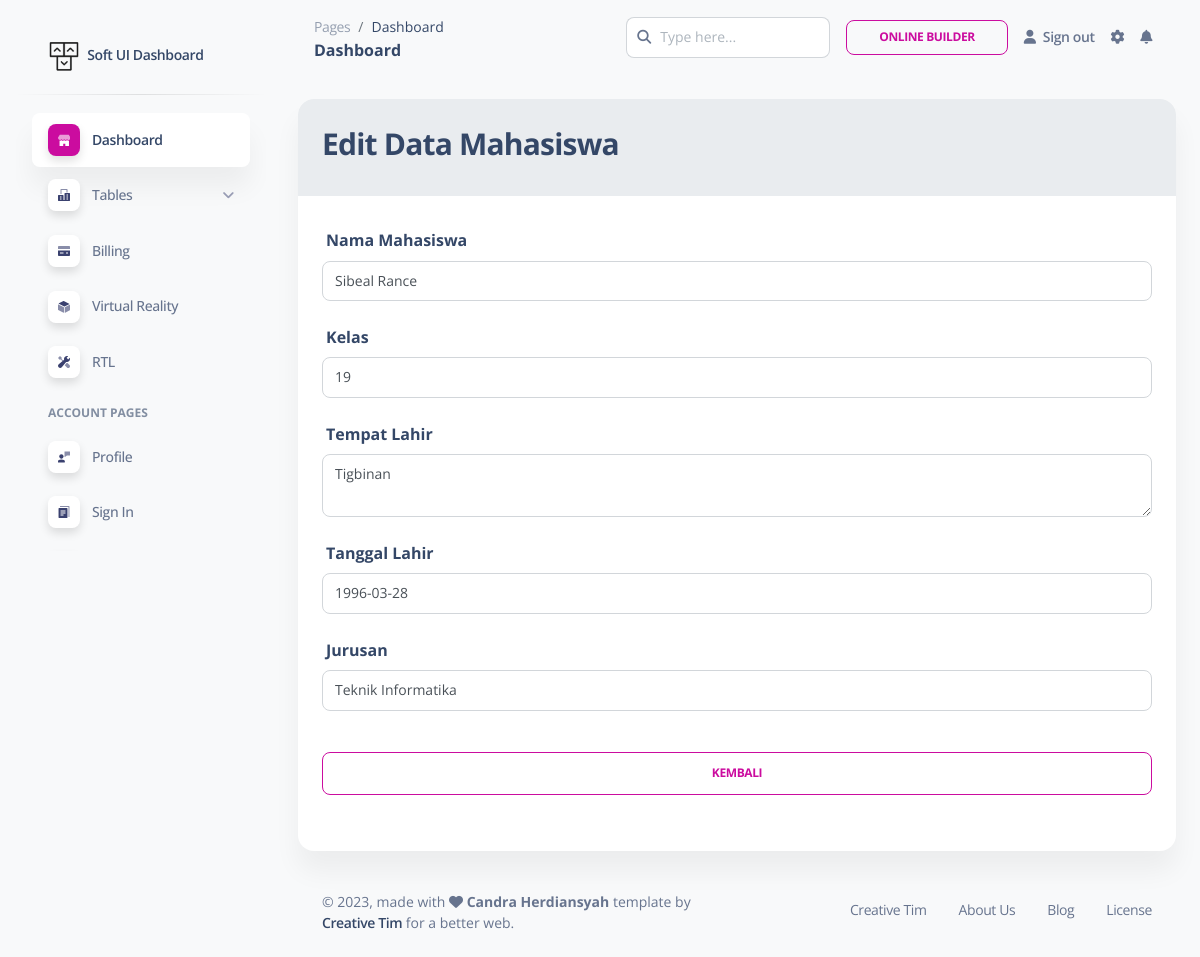
Page /dashboard/mahasiswa/show.php?kd_mahasiswa=1 (signed in) on the committed database.
### tables this page shows
CREATE TABLE `tb_mahasiswa` (
  `kd_mahasiswa` int(11) NOT NULL,
  `nama_mahasiswa` varchar(255) NOT NULL,
  `kelas` varchar(255) NOT NULL,
  `tempat_lahir` varchar(255) NOT NULL,
  `tanggal_lahir` date NOT NULL,
  `jurusan` varchar(255) NOT NULL
);

### library/Mahasiswa.php (called while the page is built, shortened)
<?php
class Mahasiswa extends Connection
{
    private $conn;
    public function __construct($db)
    {
        $this->conn = $db;
    }
    public function show($kd_mahasiswa)
    {
        $query = $this->conn->prepare("SELECT * FROM tb_mahasiswa where kd_mahasiswa=?");
        $query->bindParam(1, $kd_mahasiswa);
        $query->execute();
        return $query->fetch();
    }
}

### dashboard/mahasiswa/show.php (the view, shortened to what this page needs)
<?php
if (!isset($_SESSION['user_id'])) {
    echo "<script type='text/javascript'>
        alert('Maaf anda harus login terlebih dahulu!');
            window.location = '/login.php'
        </script>";
} else {
    $db = new Connection();
    $conn = $db->connect();
    $mhs = new Mahasiswa($conn);
    if (isset($_GET['kd_mahasiswa'])) {
        $kd_mahasiswa = $_GET['kd_mahasiswa'];
        $data_mahasiswa = $mhs->show($kd_mahasiswa);
    }
    ?>
<!DOCTYPE html>
<html lang="en">
<?php include "../../layouts/dashboard/head.php";?>
<body class="g-sidenav-show  bg-gray-100">
    <?php include "../../layouts/dashboard/sidebar.php";?>
    <main class="main-content position-relative max-height-vh-100 h-100 border-radius-lg ">
        <?php include "../../layouts/dashboard/nav.php";?>
        <div class="container-fluid py-4">
            <div class="row">
                <div class="col-12">
                    <div class="card mb-4">
                        <div class="card-header bg-light">
                            <h3>Edit Data Mahasiswa</h3>
                        </div>
                        <div class="card-body">
                            <form method="post" action="">
                                <div class="form-group">
                                    <label for="nama_mahasiswa" class="col-form-label">Nama Mahasiswa</label>
                                    <div class="col-sm-12">
                                        <input type="text" name="nama_mahasiswa" class="form-control"
                                            id="nama_mahasiswa" value="<?php echo $data_mahasiswa['nama_mahasiswa']; ?>"
                                            readonly>
                                    </div>
                                </div>
                                <div class="form-group">
                                    <label for="kelas" class="col-form-label">Kelas</label>
                                    <div class="col-sm-12">
                                        <input type="text" name="kelas" class="form-control"
                                            value="<?php echo $data_mahasiswa['kelas']; ?>" id="kelas" readonly>
                                    </div>
                                </div>
                                <div class="form-group">
                                    <label for="tempat_lahir" class="col-form-label">Tempat Lahir</label>
                                    <div class="col-sm-12">
                                        <textarea class="form-control" name="tempat_lahir" id="tempat_lahir"
                                            readonly><?php echo $data_mahasiswa['tempat_lahir']; ?></textarea>
                                    </div>
                                </div>
                                <div class="form-group">
                                    <label for="tempat_lahir" class="col-form-label">Tanggal Lahir</label>
                                    <div class="col-sm-12">
                                        <input type="text" class="form-control" name="tanggal_lahir" id="tanggal_lahir"
                                            value="<?php echo $data_mahasiswa['tanggal_lahir']; ?>" readonly></input>
                                    </div>
                                </div>
                                <div class="form-group">
                                    <label for="jurusan" class="col-form-label">Jurusan</label>
                                    <div class="col-sm-12">
                                        <input type="text" name="kelas" class="form-control"
                                            value="<?php echo $data_mahasiswa['jurusan']; ?>" id="kelas" readonly>
                                    </div>
                                </div>
                                <div class="form-group">
                                    <div class="col-sm-12">
                                        <div class="d-grid gap-2 col-12 mx-auto">
                                            <a href="index.php" class="btn btn-outline-primary"
                                                type="submit">Kembali</a>
                                        </div>
                                    </div>
                                </div>
                            </form>
                        </div>
                    </div>
                </div>
            </div>
            <?php include "../../layouts/dashboard/footer.php";?>
        </div>
    </main>
</body>
</html>
<?php }?>

### rows in the picture
tb_mahasiswa: nama_mahasiswa "Sibeal Rance", kelas "19", tempat_lahir "Tigbinan", tanggal_lahir "1996-03-28", kelas "Teknik Informatika"
